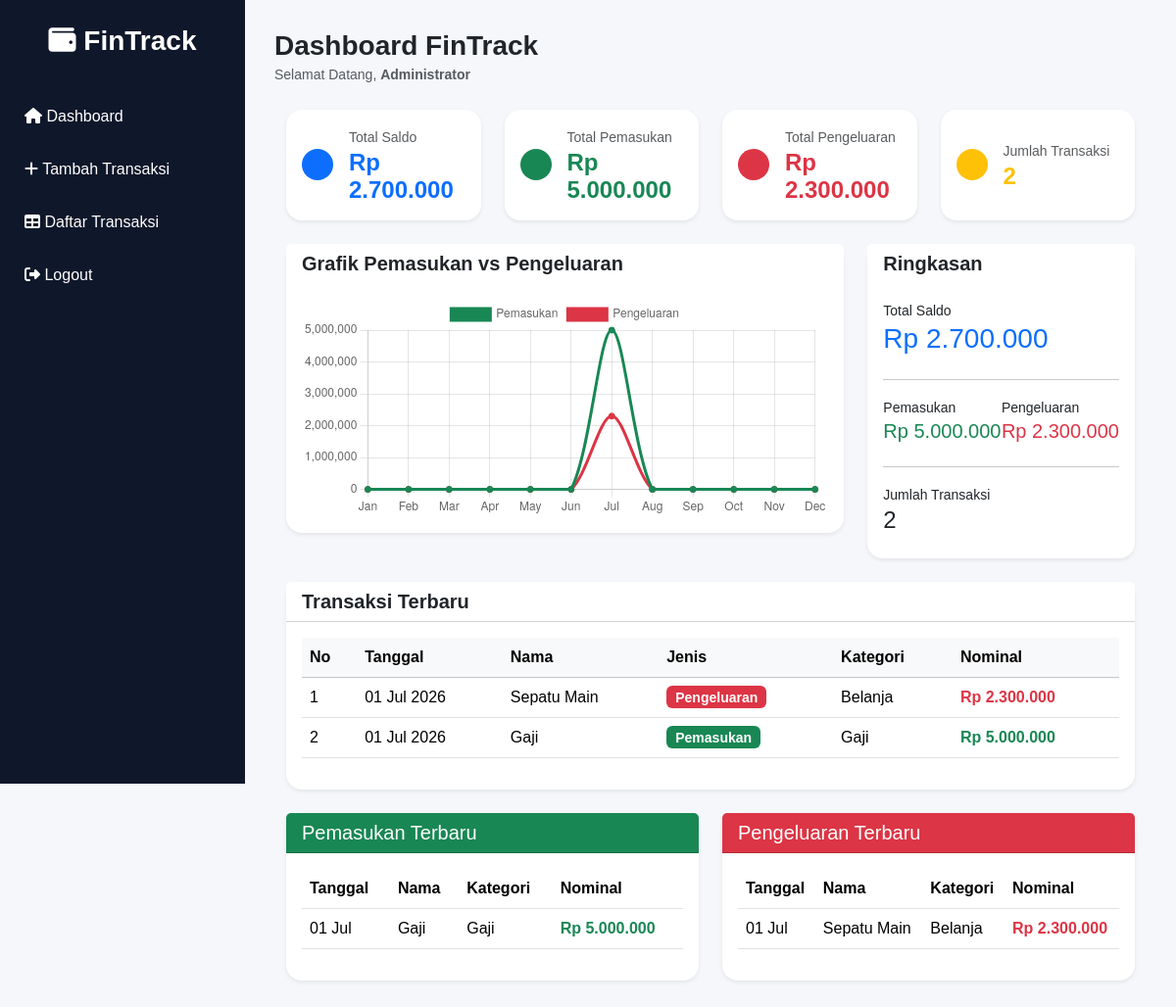
/dashboard.php (signed in), run on the app's committed database.
### tables this page shows
CREATE TABLE `transaksi` (
  `id` int(11) NOT NULL,
  `nama` varchar(100) NOT NULL,
  `nominal` decimal(12,2) NOT NULL,
  `jenis` varchar(20) NOT NULL,
  `kategori` varchar(50) NOT NULL,
  `tanggal` date NOT NULL,
  `keterangan` text DEFAULT NULL,
  `created_at` timestamp NOT NULL DEFAULT current_timestamp()
);

### dashboard.php (the view, shortened to what this page needs)
<?php
require_once "config/koneksi.php";
$query = mysqli_query($conn,"
SELECT
SUM(CASE WHEN jenis='Pemasukan' THEN nominal ELSE 0 END) AS pemasukan,
SUM(CASE WHEN jenis='Pengeluaran' THEN nominal ELSE 0 END) AS pengeluaran,
COUNT(*) AS transaksi
FROM transaksi
");
$data = mysqli_fetch_assoc($query);
$totalPemasukan = $data['pemasukan'] ?? 0;
$totalPengeluaran = $data['pengeluaran'] ?? 0;
$jumlahTransaksi = $data['transaksi'] ?? 0;
$saldo = $totalPemasukan - $totalPengeluaran;
$bulan = [];
$pemasukan = [];
$pengeluaran = [];
for($i=1;$i<=12;$i++){
    $bulan[] = date("M", mktime(0,0,0,$i,1));
    $in = mysqli_fetch_assoc(mysqli_query($conn,"
    SELECT SUM(nominal) total
    FROM transaksi
    WHERE jenis='Pemasukan'
    AND MONTH(tanggal)='$i'
    "));
    $out = mysqli_fetch_assoc(mysqli_query($conn,"
    SELECT SUM(nominal) total
    FROM transaksi
    WHERE jenis='Pengeluaran'
    AND MONTH(tanggal)='$i'
    "));
    $pemasukan[] = $in['total'] ?? 0;
    $pengeluaran[] = $out['total'] ?? 0;
}
?>
<!DOCTYPE html>
<html lang="id">
<head>
<link href="https://cdn.jsdelivr.net/npm/bootstrap@5.3.3/dist/css/bootstrap.min.css" rel="stylesheet">
<link rel="stylesheet"
href="https://cdnjs.cloudflare.com/ajax/libs/font-awesome/6.6.0/css/all.min.css">
<link rel="stylesheet" href="css/style.css">
</head>
<body>
<div class="sidebar">
<h3>
<div class="logo">
    <i class="fa-solid fa-wallet"></i>
    <span>FinTrack</span>
</div>
</h3>
<a href="dashboard.php">
<i class="fa-solid fa-house"></i>
Dashboard
</a>
<a href="tambah-transaksi.php">
<i class="fa-solid fa-plus"></i>
Tambah Transaksi
</a>
<a href="daftar.php">
<i class="fa-solid fa-table"></i>
Daftar Transaksi
</a>
<a href="logout.php">
<i class="fa-solid fa-right-from-bracket"></i>
Logout
</a>
</div>
<div class="main">
<div class="topbar d-flex justify-content-center justify-content-md-between align-items-center text-center text-md-start">
<div>
<h3 class="fw-bold mb-0">
Dashboard FinTrack
</h3>
<small class="text-muted">
Selamat Datang,
<strong><?= $_SESSION['nama']; ?></strong>
</small>
</div>
</div>
<div class="container-fluid mt-4">
    <div class="row g-4">
        <div class="col-12 col-sm-10 col-md-6 col-xl-3">
            <div class="card shadow-sm border-0 rounded-4 h-100">
                <div class="card-body d-flex align-items-center">
                    <div class="bg-primary text-white rounded-circle p-3 me-3">
                    </div>
                    <div>
                        <small class="text-muted">Total Saldo</small>
                        <h4 class="fw-bold text-primary mb-0">
                            Rp <?= number_format($saldo,0,",","."); ?>
                        </h4>
                    </div>
                </div>
            </div>
        </div>
        <div class="col-12 col-sm-10 col-md-6 col-xl-3">
            <div class="card shadow-sm border-0 rounded-4 h-100">
                <div class="card-body d-flex align-items-center">
                    <div class="bg-success text-white rounded-circle p-3 me-3">
                    </div>
                    <div>
                        <small class="text-muted">Total Pemasukan</small>
                        <h4 class="fw-bold text-success mb-0">
                            Rp <?= number_format($totalPemasukan,0,",","."); ?>
                        </h4>
                    </div>
                </div>
            </div>
        </div>
        <div class="col-12 col-sm-10 col-md-6 col-xl-3">
            <div class="card shadow-sm border-0 rounded-4 h-100">
                <div class="card-body d-flex align-items-center">
                    <div class="bg-danger text-white rounded-circle p-3 me-3">
                    </div>
                    <div>
                        <small class="text-muted">Total Pengeluaran</small>
                        <h4 class="fw-bold text-danger mb-0">
                            Rp <?= number_format($totalPengeluaran,0,",","."); ?>
                        </h4>
                    </div>
                </div>
            </div>
        </div>
        <div class="col-12 col-sm-10 col-md-6 col-xl-3">
            <div class="card shadow-sm border-0 rounded-4 h-100">
                <div class="card-body d-flex align-items-center">
                    <div class="bg-warning text-white rounded-circle p-3 me-3">
                    </div>
                    <div>
                        <small class="text-muted">Jumlah Transaksi</small>
                        <h4 class="fw-bold text-warning mb-0">
                            <?= $jumlahTransaksi ?>
                        </h4>
                    </div>
                </div>
            </div>
        </div>
    </div>
    <div class="row mt-4">
        <div class="col-12 col-lg-8">
            <div class="card shadow-sm border-0 rounded-4 mb-4">
    <div class="card-header bg-white border-0">
        <h5 class="fw-bold mb-0">
            Grafik Pemasukan vs Pengeluaran
        </h5>
    </div>
    <div class="card-body" style="height:255px;">
        <canvas id="grafikKeuangan"></canvas>
    </div>
            </div>
        </div>
        <div class="col-12 col-lg-4">
            <div class="card shadow-sm border-0 rounded-4">
                <div class="card-header bg-white border-0">
                    <h5 class="fw-bold mb-0">Ringkasan</h5>
                </div>
                <div class="card-body">
                    <div class="mb-4">
                        <small>Total Saldo</small>
                        <h3 class="text-primary">
                            Rp <?= number_format($saldo,0,",",".") ?>
                        </h3>
                    </div>
                    <hr>
                    <div class="d-flex justify-content-between">
                        <div>
                            <small>Pemasukan</small>
                            <h5 class="text-success">
                                Rp <?= number_format($totalPemasukan,0,",",".") ?>
                            </h5>
                        </div>
                        <div>
                            <small>Pengeluaran</small>
                            <h5 class="text-danger">
                                Rp <?= number_format($totalPengeluaran,0,",",".") ?>
                            </h5>
                        </div>
                    </div>
                    <hr>
                    <div>
                        <small>Jumlah Transaksi</small>
                        <h4><?= $jumlahTransaksi ?></h4>
                    </div>
                </div>
            </div>
        </div>
    </div>
</div>
<div class="container-fluid mt-4">
    <div class="row">
          <div class="col-12">
            <div class="card shadow-sm border-0 rounded-4 mb-4">
                <div class="card-header bg-white">
                    <h5 class="mb-0 fw-bold">
                        Transaksi Terbaru
                    </h5>
                </div>
                <div class="card-body table-responsive">
                    <table class="table table-hover align-middle">
                        <thead class="table-light">
                            <tr>
                                <th>No</th>
                                <th>Tanggal</th>
                                <th>Nama</th>
                                <th>Jenis</th>
                                <th>Kategori</th>
                                <th>Nominal</th>
                            </tr>
                        </thead>
                        <tbody>
                        <?php
                        $no=1;
                        $transaksi=mysqli_query($conn,"
                        SELECT *
                        FROM transaksi
                        ORDER BY tanggal DESC,id DESC
                        LIMIT 5
                        ");
                        while($row=mysqli_fetch_assoc($transaksi)){
                        ?>
                        <tr>
                            <td><?= $no++ ?></td>
                            <td><?= date('d M Y',strtotime($row['tanggal'])) ?></td>
                            <td><?= $row['nama'] ?></td>
                            <td>
                            <?php
                            if($row['jenis']=="Pemasukan"){
                            ?>
                                <span class="badge bg-success">
                                    Pemasukan
                                </span>
                            <?php
                            }else{
                            ?>
                                <span class="badge bg-danger">
                                    Pengeluaran
                                </span>
                            <?php } ?>
                            </td>
                            <td><?= $row['kategori'] ?></td>
                            <td class="<?= $row['jenis']=="Pemasukan" ? 'text-success':'text-danger' ?> fw-bold">
                                Rp <?= number_format($row['nominal'],0,",",".") ?>
                            </td>
                        </tr>
                        <?php } ?>
                        </tbody>
                    </table>
                </div>
            </div>
        </div>
    </div>
    <div class="row">
        <div class="col-12 col-lg-6">
            <div class="card shadow-sm border-0 rounded-4 mb-4">
                <div class="card-header bg-success text-white">
                    <h5 class="mb-0">
                        Pemasukan Terbaru
                    </h5>
                </div>
                <div class="card-body table-responsive">
                    <table class="table table-hover">
                        <thead>
                        <tr>
                            <th>Tanggal</th>
                            <th>Nama</th>
                            <th>Kategori</th>
                            <th>Nominal</th>
                        </tr>
                        </thead>
                        <tbody>
                        <?php
                        $q=mysqli_query($conn,"
                        SELECT *
                        FROM transaksi
                        WHERE jenis='Pemasukan'
                        ORDER BY tanggal DESC
                        LIMIT 5
                        ");
                        while($d=mysqli_fetch_assoc($q)){
                        ?>
                        <tr>
                            <td><?= date('d M',strtotime($d['tanggal'])) ?></td>
                            <td><?= $d['nama'] ?></td>
                            <td><?= $d['kategori'] ?></td>
                            <td class="text-success fw-bold">
                                Rp <?= number_format($d['nominal'],0,",",".") ?>
                            </td>
                        </tr>
                        <?php } ?>
                        </tbody>
                    </table>
                </div>
            </div>
        </div>
        <div class="col-12 col-lg-6">
            <div class="card shadow-sm border-0 rounded-4 mb-4">
                <div class="card-header bg-danger text-white">
                    <h5 class="mb-0">
                        Pengeluaran Terbaru
                    </h5>
                </div>
                <div class="card-body table-responsive">
                    <table class="table table-hover">
                        <thead>
                        <tr>
                            <th>Tanggal</th>
                            <th>Nama</th>
                            <th>Kategori</th>
                            <th>Nominal</th>
                        </tr>
                        </thead>
                        <tbody>
                        <?php
                        $q=mysqli_query($conn,"
                        SELECT *
                        FROM transaksi
                        WHERE jenis='Pengeluaran'
                        ORDER BY tanggal DESC
                        LIMIT 5
                        ");
                        while($d=mysqli_fetch_assoc($q)){
                        ?>
                        <tr>
                            <td><?= date('d M',strtotime($d['tanggal'])) ?></td>
                            <td><?= $d['nama'] ?></td>
                            <td><?= $d['kategori'] ?></td>
                            <td class="text-danger fw-bold">
                                Rp <?= number_format($d['nominal'],0,",",".") ?>
                            </td>
                        </tr>
                        <?php } ?>
                        </tbody>
                    </table>
                </div>
            </div>
        </div>
    </div>
</div>
<script>
const ctx = document.getElementById('grafikKeuangan');
new Chart(ctx, {
    type: 'line',
    data: {
        labels: <?= json_encode($bulan) ?>,
        datasets: [
        {
            label: 'Pemasukan',
            data: <?= json_encode($pemasukan) ?>,
            borderColor: '#198754',
            backgroundColor: '#198754',
            tension: 0.3
        },
        {
            label: 'Pengeluaran',
            data: <?= json_encode($pengeluaran) ?>,
            borderColor: '#dc3545',
            backgroundColor: '#dc3545',
            tension: 0.3
        }]
    },
    options: {
        responsive: true,
        maintainAspectRatio: false
    }
});
</script>
</body>
</html>

### css/style.css (style rules this page uses)
body { font-family:'Poppins',sans-serif; background:#F8FAFC; }
.badge { font-size:14px; }
body { font-family:'Poppins',sans-serif; background:#f8fafc; }
.card { border-radius:20px; }
.fa-wallet { color:#2563EB; }

### dashboard.php (style rules this page uses)
body { background:#F5F7FB; font-family:'Poppins',sans-serif; overflow-x:hidden; }
.logo i { color:#ffffff; }
.sidebar { width:250px; height:100vh; background:#0F172A; position:fixed; top:0; left:0; color:#fff; z-index:1000; }
.sidebar h3 { padding:25px; text-align:center; font-weight:700; }
.sidebar a { display:block; color:#fff; text-decoration:none; padding:15px 25px; transition:.3s; }
.main { margin-left:250px; padding:30px; min-height:100vh; }

### data on the page
transaksi: tanggal "01 Jul 2026", nama "Sepatu Main", jenis "Pengeluaran", kategori "Belanja", nominal "2.300.000", tanggal "01 Jul"
transaksi: tanggal "01 Jul 2026", nama "Gaji", jenis "Pemasukan", kategori "Gaji", nominal "5.000.000", tanggal "01 Jul"

### other printed values
$_SESSION['nama'] "Administrator"
$saldo "2.700.000"
$totalPemasukan "5.000.000"
$totalPengeluaran "2.300.000"
$jumlahTransaksi "2"
chart data {{ json_encode($bulan) }} ["Jan","Feb","Mar","Apr","May","Jun","Jul","Aug","Sep","Oct","Nov","Dec"]
chart data {{ json_encode($pemasukan) }} [0,0,0,0,0,0,"5000000.00",0,0,0,0,0]
chart data {{ json_encode($pengeluaran) }} [0,0,0,0,0,0,"2300000.00",0,0,0,0,0]
